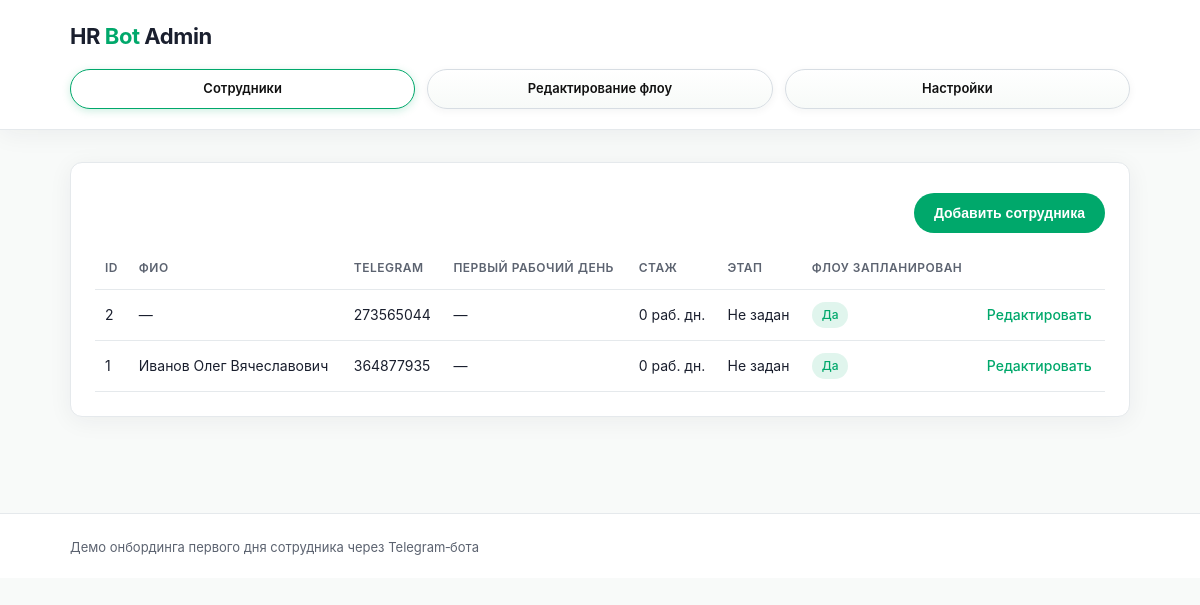
The page /employees on the database its author committed.
### app/models.py (models this page shows)
class Employee(Base):
    __tablename__ = "employees"
    id: Mapped[int] = mapped_column(Integer, primary_key=True, index=True)
    full_name: Mapped[Optional[str]] = mapped_column(String(255), nullable=True)
    telegram_user_id: Mapped[Optional[str]] = mapped_column(
        String(64),
        nullable=True,
        doc="Telegram user_id или username (для простого демо).",
    )
    first_workday: Mapped[Optional[date]] = mapped_column(
        Date,
        nullable=True,
        doc="Дата первого рабочего дня (день, в который запускается флоу).",
    )
    created_at: Mapped[datetime] = mapped_column(DateTime, nullable=False)
    is_flow_scheduled: Mapped[bool] = mapped_column(
        Boolean, nullable=False, default=False, doc="Запланирован ли флоу первого дня."
    )
    desired_position: Mapped[Optional[str]] = mapped_column(
        String(255),
        nullable=True,
        doc="Желаемая должность (из ранних этапов флоу кандидата).",
    )
    salary_expectation: Mapped[Optional[str]] = mapped_column(
        String(255),
        nullable=True,
        doc="Ожидания кандидата по зарплате.",
    )
    candidate_status: Mapped[Optional[str]] = mapped_column(
        String(64),
        nullable=True,
        doc="Статус кандидата/сотрудника в процессе (new, invited, offer_sent и т.д.).",
    )
    personal_data_consent: Mapped[bool] = mapped_column(
        Boolean,
        nullable=False,
        default=False,
        doc="Согласие на обработку персональных данных (этап кандидата).",
    )
    employee_data_consent: Mapped[bool] = mapped_column(
        Boolean,
        nullable=False,
        default=False,
        doc="Повторное согласие на ПДн для оформления сотрудника.",
    )
    test_task_link: Mapped[Optional[str]] = mapped_column(
        String(1024),
        nullable=True,
        doc="Ссылка на тестовое задание.",
    )
    test_task_due_at: Mapped[Optional[datetime]] = mapped_column(
        DateTime,
        nullable=True,
        doc="Дедлайн тестового задания.",
    )
    notes: Mapped[Optional[str]] = mapped_column(
        String(2048),
        nullable=True,
        doc="Свободные заметки HR по сотруднику.",
    )

### app/main.py (the view)
@app.get("/employees")
def employees_page(request: Request, db: Session = Depends(get_db)):
    employees = db.query(Employee).order_by(Employee.id.desc()).all()
    today = datetime.now().date()
    employee_views = [
        {
            "employee": emp,
            "stage": _stage_label(emp.first_workday, today),
            "workdays": _workdays_between(emp.first_workday, today),
        }
        for emp in employees
    ]
    return templates.TemplateResponse(
        "index.html",
        {
            "request": request,
            "active_tab": "employees",
            "employee_views": employee_views,
        },
    )

### app/templates/index.html (shortened to what this page needs)
{% extends "base.html" %}
{% block content %}
<section>
    <div class="card">
        <div class="employees-toolbar">
            <button type="button" class="btn-primary" id="open-create-employee">Добавить сотрудника</button>
        </div>
        {% if employee_views %}
            <table class="table">
                <thead>
                <tr>
                    <th>ID</th>
                    <th>ФИО</th>
                    <th>Telegram</th>
                    <th>Первый рабочий день</th>
                    <th>Стаж</th>
                    <th>Этап</th>
                    <th>Флоу запланирован</th>
                    <th></th>
                </tr>
                </thead>
                <tbody>
                {% for item in employee_views %}
                    {% set emp = item.employee %}
                    <tr>
                        <td>{{ emp.id }}</td>
                        <td>{{ emp.full_name or '—' }}</td>
                        <td>{{ emp.telegram_user_id or '—' }}</td>
                        <td>{{ emp.first_workday or '—' }}</td>
                        <td>{{ item.workdays }} раб. дн.</td>
                        <td>{{ item.stage }}</td>
                        <td>
                            {% if emp.is_flow_scheduled %}
                                <span class="badge badge-success">Да</span>
                            {% else %}
                                <span class="badge badge-warning">Нет</span>
                            {% endif %}
                        </td>
                        <td>
                            <a href="/employees/{{ emp.id }}/edit">Редактировать</a>
                        </td>
                    </tr>
                {% endfor %}
                </tbody>
            </table>
        {% else %}
            <p class="muted">Сотрудников пока нет. Нажмите «Добавить сотрудника».</p>
        {% endif %}
    </div>
</section>
{% endblock %}

### app/templates/base.html (shortened to what this page needs)
<!DOCTYPE html>
<html lang="ru">
<head>
    <link rel="stylesheet" href="/static/styles.css">
</head>
<body>
<header class="header">
    <div class="container">
        <h1 class="logo">HR <span>Bot</span> Admin</h1>
        <nav class="tabs">
            <a href="/employees" class="{% if active_tab == 'employees' %}tab tab-active{% else %}tab{% endif %}">Сотрудники</a>
            <a href="/flows" class="{% if active_tab == 'flows' %}tab tab-active{% else %}tab{% endif %}">Редактирование флоу</a>
            <a href="/settings" class="{% if active_tab == 'settings' %}tab tab-active{% else %}tab{% endif %}">Настройки</a>
        </nav>
    </div>
</header>
<main class="main">
    <div class="container">
        {% block content %}{% endblock %}
    </div>
</main>
<footer class="footer">
    <div class="container">
        <small>Демо онбординга первого дня сотрудника через Telegram‑бота</small>
    </div>
</footer>
</body>
</html>

### app/static/styles.css (style rules this page uses)
*, *::before, *::after { box-sizing: border-box; }
:root { --bg-page: #f8faf9; --bg-card: #ffffff; --text: #1a1f2e; --text-muted: #5c6370; --accent: #00a86b; --accent-hover: #008f5a; --accent-light: rgba(0, 168, 107, 0.12); --border: #e5e9ec; --shadow: 0 4px 24px rgba(26, 31, 46, 0.06); --radius: 12px; --radius-btn: 999px; }
body { margin: 0; font-family: "Inter", system-ui, -apple-system, BlinkMacSystemFont, "Segoe UI", sans-serif; background: var(--bg-page); color: var(--text); line-height: 1.5; }
.container { max-width: 1100px; margin: 0 auto; padding: 0 20px; }
.header { background: var(--bg-card); border-bottom: 1px solid var(--border); padding: 20px 0; box-shadow: var(--shadow); }
.tabs { margin-top: 16px; display: grid; grid-template-columns: repeat(3, minmax(0, 1fr)); gap: 12px; width: 100%; }
.tab { display: inline-flex; width: 100%; justify-content: center; align-items: center; padding: 9px 16px; border: 1px solid #d7dde3; border-radius: var(--radius-btn); text-decoration: none; color: #111111; background: linear-gradient(180deg, #ffffff 0%, #f7faf8 100%); font-size: 13px; font-weight: 600; transition: all 0.2s ease; box-shadow: 0 2px 8px rgba(26, 31, 46, 0.05); }
.tab-active { background: #ffffff; border-color: var(--accent); color: #111111; font-weight: 600; box-shadow: 0 2px 8px rgba(0, 168, 107, 0.2); }
.footer { background: var(--bg-card); border-top: 1px solid var(--border); padding: 20px 0; margin-top: 48px; }
.footer small { color: var(--text-muted); font-size: 13px; }
.logo { margin: 0; font-size: 22px; font-weight: 700; color: var(--text); letter-spacing: -0.02em; }
.logo span { color: var(--accent); }
.main { padding: 32px 0 48px; }
.card { background: var(--bg-card); border-radius: var(--radius); padding: 24px; border: 1px solid var(--border); box-shadow: var(--shadow); }
.btn-primary { margin-top: 6px; border-radius: var(--radius-btn); border: none; padding: 12px 20px; background: var(--accent); color: #fff; font-weight: 600; font-size: 14px; cursor: pointer; transition: background 0.2s, transform 0.1s; }
.table { width: 100%; border-collapse: collapse; font-size: 14px; }
.table th, .table td { padding: 12px 10px; border-bottom: 1px solid var(--border); text-align: left; }
.table th { font-weight: 600; color: var(--text-muted); font-size: 12px; text-transform: uppercase; letter-spacing: 0.04em; }
.table tbody tr { transition: background 0.15s; }
.table td a { color: var(--accent); font-weight: 500; text-decoration: none; }
.badge { display: inline-flex; align-items: center; justify-content: center; padding: 4px 10px; border-radius: var(--radius-btn); font-size: 12px; font-weight: 500; }
.badge-success { background: var(--accent-light); color: var(--accent); }
.employees-toolbar { display: flex; justify-content: flex-end; margin-bottom: 14px; }

### rows shown on the page
Employee: id "2", full_name "—", telegram_user "273565044", first_workday "—"
Employee: id "1", full_name "Иванов Олег Вячеславович", telegram_user "364877935", first_workday "—"

### other values the page prints
{{ item.workdays }} "0" "0"
{{ item.stage }} "Не задан" "Не задан"
